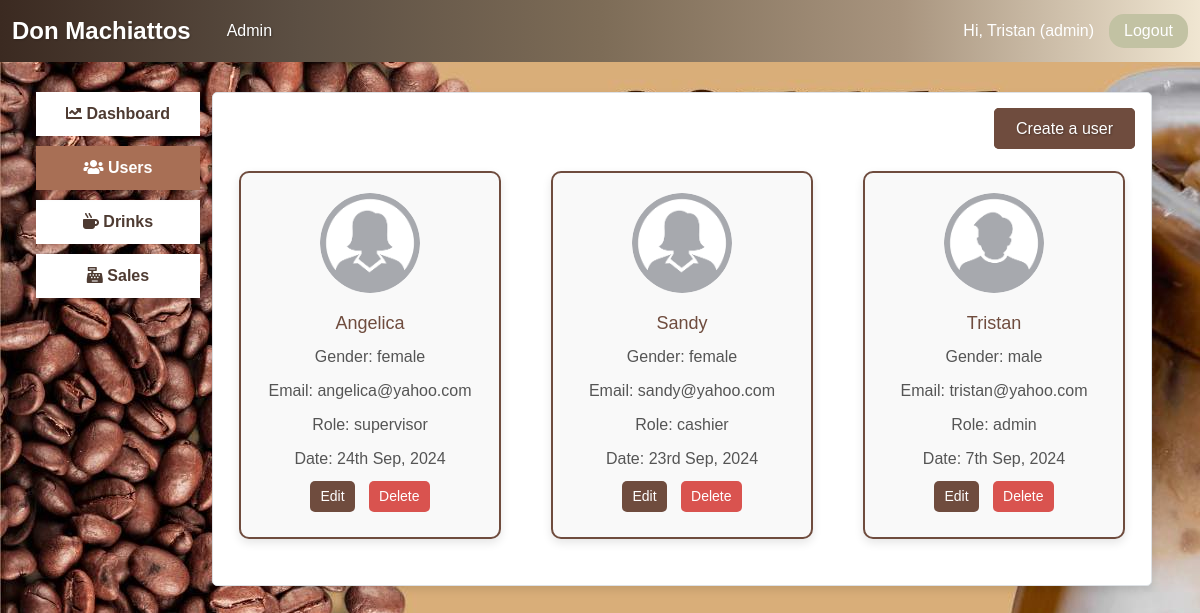
/index.php?page_name=admin&tab=users (signed in), run on the app's committed database.
### tables this page shows
CREATE TABLE `users` (
  `id` int(11) NOT NULL,
  `username` varchar(30) NOT NULL,
  `email` varchar(100) NOT NULL,
  `password` varchar(255) NOT NULL,
  `date` datetime NOT NULL,
  `image` varchar(500) DEFAULT NULL,
  `role` varchar(20) NOT NULL,
  `gender` varchar(6) NOT NULL DEFAULT 'male',
  `deletable` tinyint(1) NOT NULL DEFAULT 1
);

### app/models/Auth.php (called while the page is built, shortened)
<?php
class Auth
{
    public static function get($column)
    {
        if(!empty($_SESSION['USER'][$column])){
            return $_SESSION['USER'][$column];
        }
        return "Unknown";
    }
    public static function access($role)
    {
        $access['admin']        = ['admin'];
        $access['supervisor']   = ['admin','supervisor'];
        $access['cashier']      = ['admin','supervisor','cashier'];
        $myrole =self::get('role');
        if(in_array($myrole, $access[$role]))
        {
            return true;
        }
        return false;
    }
}

### app/core/database.php (called while the page is built)
<?php
class Database
{
    private function db_connect(){
        $DBHOST = "localhost";
        $DBNAME = "don_mac";
        $DBUSER = "root";
        $DBPASS = "";
        $DBDRIVER = "mysql";
        try{
            $con = new PDO("$DBDRIVER:host=$DBHOST;dbname=$DBNAME",$DBUSER,$DBPASS);
        }catch(PDOException $e){
            echo $e->getMessage();
        }
        return $con;
    }
    public function query($query,$data = array()){
        $con = $this->db_connect();
        $smt = $con->prepare($query);
        $check = $smt->execute($data);
        if ($check)
        {
            $result = $smt->fetchAll(PDO::FETCH_ASSOC);
            if(is_array($result) && count($result) > 0){
                return $result;
            }
        }
        return false;
    }
}

### app/core/functions.php (called while the page is built, shortened)
<?php
function esc($str){
    return htmlspecialchars($str);
}
function crop($filename,$size = 400,$type = 'product')
{
    $ext = strtolower(pathinfo($filename,PATHINFO_EXTENSION));
    $cropped_file = preg_replace("/\.$ext$/", "_cropped.".$ext, $filename);
    if(!file_exists($filename))
    {
        if($type == "male")
        {
            return 'assests/images/user_male.jpg';
        } elseif($type == "female"){
            return 'assests/images/user_female.jpg';
        }else{
            return 'assests/images/no_image.jpg';
        }
    }
    return $cropped_file;
}

### app/views/admin/users.view.php (the view, shortened to what this page needs)
<div class="create-user-container">
    <?php if(Auth::access('admin')): ?>
        <a href="index.php?page_name=signup">Create a user</a>
    <?php endif; ?>
</div>
<div class="card-container">
    <?php if (!empty($users)): ?>
        <?php foreach ($users as $user): ?>
            <div class="user-card">
                <a href="index.php?page_name=profile&id=<?=$user['id']?>">
                    <img src="<?=crop($user['image'],400,$user['gender'])?>" alt="<?=esc($user['username'])?>">
                </a>
                <h4>
                    <a href="index.php?page_name=profile&id=<?=$user['id']?>" style="color: #6f4c3e; text-decoration: none;"><?=esc($user['username'])?></a>
                </h4>
                <p>Gender: <?=esc($user['gender'])?></p>
                <p>Email: <?=esc($user['email'])?></p>
                <p>Role: <?=esc($user['role'])?></p>
                <p>Date: <?=date("jS M, Y", strtotime($user['date']))?></p>
                <div>
                    <a href="index.php?page_name=edit-user&id=<?=$user['id']?>">
                        <button class="btn btn-success btn-sm">Edit</button>
                    </a>
                    <a href="index.php?page_name=delete-user&id=<?=$user['id']?>">
                        <button class="btn btn-danger btn-sm">Delete</button>
                    </a>
                </div>
            </div>
        <?php endforeach; ?>
    <?php else: ?>
        <p>No users found.</p>
    <?php endif; ?>
</div>

### public/assests/css/main.css (style rules this page uses)
body a { text-decoration: none; }

### app/views/partials/header.view.php (style rules this page uses)
body { background-color: #f9f5f1; font-family: 'Arial', sans-serif; }

### app/views/admin/admin.view.php (style rules this page uses)
body { background-image: url("assests/images/background.jpg"); font-family: 'Arial', sans-serif; }
h4 { color: #6f4c3e; margin-bottom: 20px; }

### app/views/admin/users.view.php (style rules this page uses)
.card-container { display: flex; flex-wrap: wrap; justify-content: space-between; margin: 20px 0; }
.user-card { background-color: #f9f9f9; border: 2px solid #6f4c3e; border-radius: 10px; box-shadow: 0 4px 10px rgba(0, 0, 0, 0.1); margin: 10px; padding: 20px; width: calc(33.333% - 40px); display: flex; flex-direction: column; align-items: center; text-align: center; transition: transform 0.3s; }
.user-card img { border-radius: 50%; object-fit: cover; width: 100px; height: 100px; margin-bottom: 10px; }
.user-card h4 { margin: 10px 0 5px; font-size: 18px; color: #6f4c3e; }
.user-card p { margin: 5px 0; color: #555; }
.btn { margin: 5px; border-radius: 5px; padding: 5px 10px; transition: background-color 0.3s; }
.btn-success { background-color: #6f4c3e; border: none; color: white; }
.btn-danger { background-color: #d9534f; border: none; color: white; }
.create-user-container { text-align: right; margin-bottom: 20px; margin-top: 8px; }
.create-user-container a { color: white; font-weight: 500; padding: 10px 20px; text-shadow: 1px 1px 2px rgba(0, 0, 0, 0.3); background-color: #6f4c3e; border: 2px solid #6f4c3e; border-radius: 5px; text-decoration: none; }

### data on the page
users: image+gender (picture), username "Angelica", gender "female", email "angelica@yahoo.com", role "supervisor", date "24th Sep, 2024"
users: image+gender (picture), username "Sandy", gender "female", email "sandy@yahoo.com", role "cashier", date "23rd Sep, 2024"
users: image+gender (picture), username "Tristan", gender "male", email "tristan@yahoo.com", role "admin", date "7th Sep, 2024"

### other printed values
APP_NAME "Don Machiattos"
auth('username') "Tristan"
Auth::get('role') "admin"
